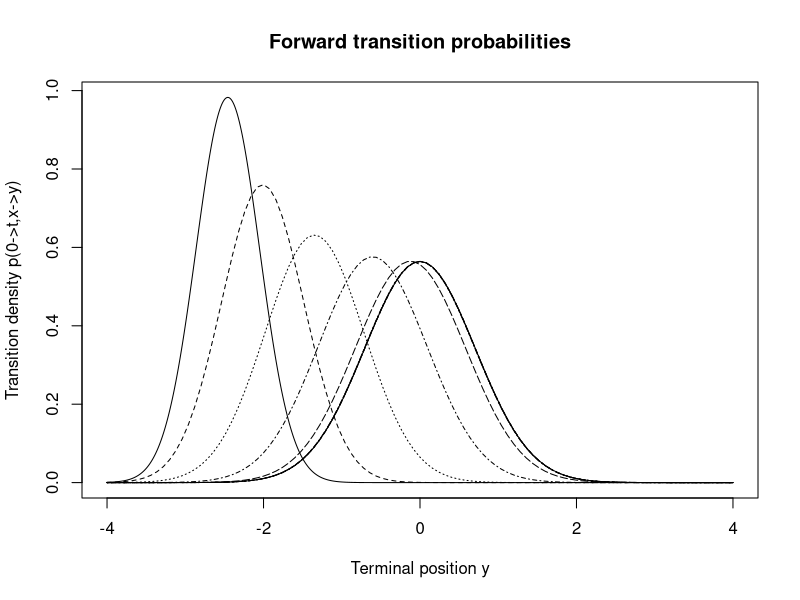
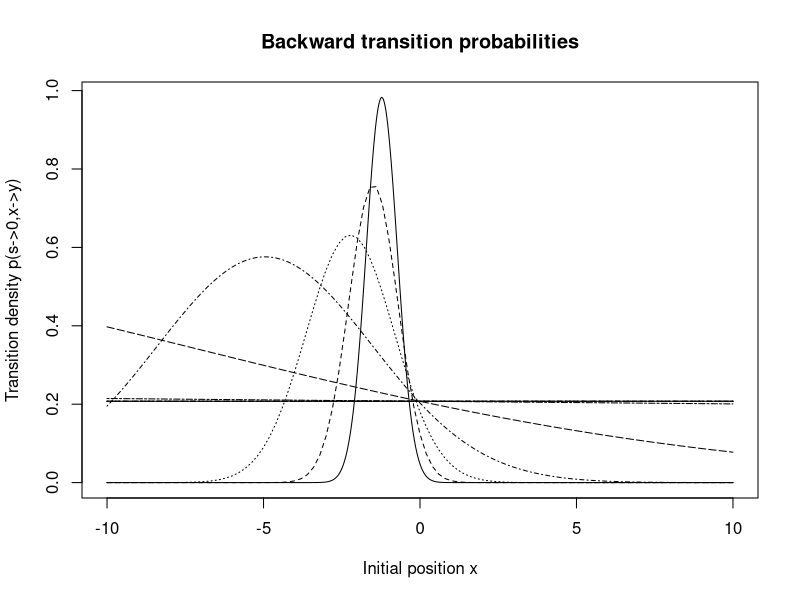

These figures' R source, in order:
p <- function(s,t,x,y)
  {
    mu <- exp(-lambda*(t-s))*x
    Sigma <- sigma^2/2/lambda*(1-exp(-2*lambda*(t-s)))

    return(dnorm(y,mean=mu,sd=sqrt(Sigma)))
  }

graphics.off()

Xmin <- -10
Xmax <- 10
Ymin <- -4
Ymax <- 4

lambda <- 1
sigma <- 1
x <- - 3
s <- 0
t <- 0.1
y <- -1

lags <- 0.1*2^seq(0,10)
lags <- lags[-1]

plot(function(y)p(s,lags[1],x,y),
     from=Ymin,to=Ymax,main="Forward transition probabilities",
     n = 1001,
     xlab="Terminal position y",
     ylab="Transition density p(0->t,x->y)"
     )

for(i in 2:length(lags))
  {
    plot(function(y)p(0,lags[i],x,y),from=Ymin,to=Ymax,lty=i,add=TRUE)
  }

dev.copy2pdf(file="ou-kolmo-fwd.pdf")

X11()

plot(function(x)p(0,lags[1],x,y),
     from=Xmin,to=Xmax,main="Backward transition probabilities",
     n = 1001,
     xlab="Initial position x",
     ylab="Transition density p(s->0,x->y)"
     )

for(i in 2:length(lags))
  {
    plot(function(x)p(0,lags[i],x,y),from=Xmin,to=Xmax,lty=i,add=TRUE)
  }

dev.copy2pdf(file="ou-kolmo-bkwd.pdf")
